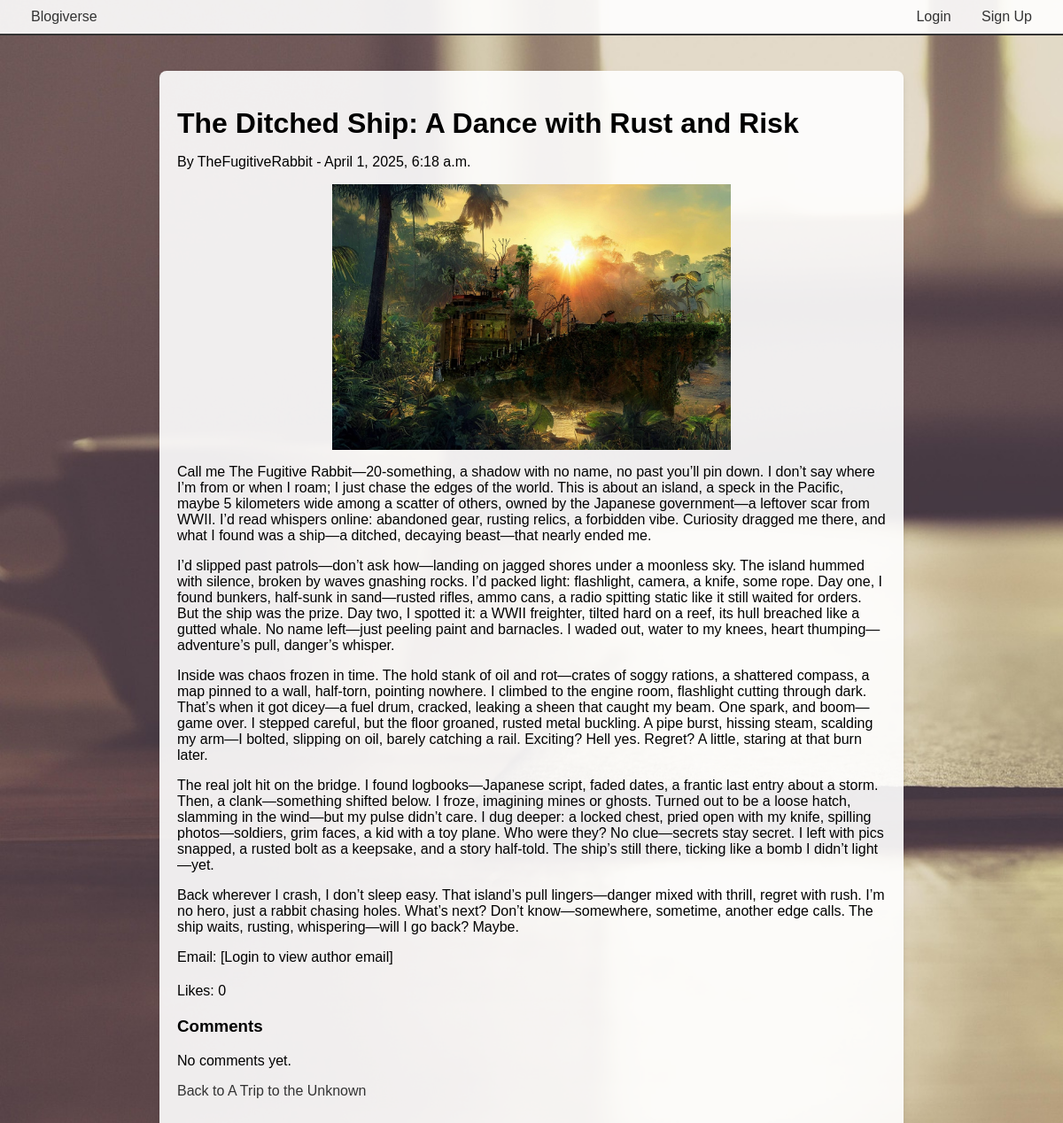
Page /blogs/post/12/ on the earlier database version.
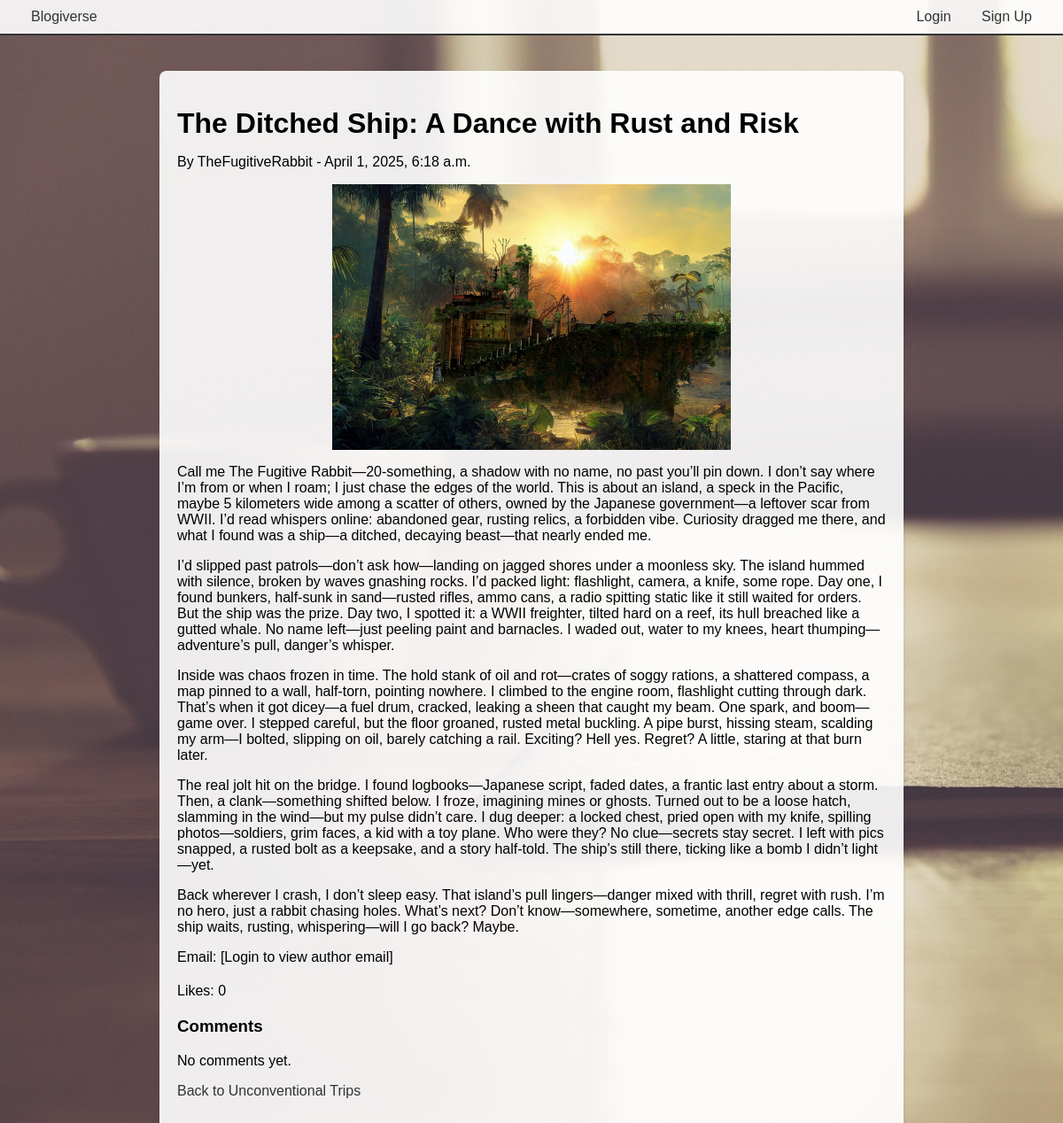
Same page on the later database version.
### blogs/models.py (models this page shows, shortened)
class BlogPost(models.Model):
    title = models.CharField(max_length=200)
    content = models.TextField()
    author = models.ForeignKey(User, on_delete=models.CASCADE)
    forum = models.ForeignKey(Forum, on_delete=models.CASCADE, default=1)
    created_at = models.DateTimeField(auto_now_add=True)
    photo = models.ImageField(upload_to='blog_photos/', blank=True, null=True)
    likes = models.ManyToManyField(User, related_name='liked_posts', blank=True)

class Forum(models.Model):
    name = models.CharField(max_length=100, unique=True)
    description = models.TextField(blank=True)
    created_at = models.DateTimeField(auto_now_add=True)

### blogs/views.py (the view)
# urls.py: path('blogs/post/<int:post_id>/', views.blog_detail, name='blog_detail'),
def blog_detail(request, post_id):
    post = get_object_or_404(BlogPost, id=post_id)
    return render(request, 'blogs/blog_detail.html', {'post': post})

### templates/blogs/blog_detail.html (shortened to what this page needs)
{% extends 'base.html' %}
{% block content %}
    <div class="post-container">
        <h1>{{ post.title }}</h1>
        <p>By {{ post.author }} - {{ post.created_at }}</p>
        {% if post.photo %}
            <img src="{{ post.photo.url }}" alt="{{ post.author }}'s photo">
        {% endif %}
        <div>{{ post.content|linebreaks }}</div>
        {% if user.is_authenticated %}
            <p>Email: <a href="mailto:{{ post.author.email }}">{{ post.author.email }}</a></p>
        {% else %}
            <p>Email: [Login to view author email]</p>
        {% endif %}
        <div class="likes">
            <p>Likes: {{ post.likes.count }}</p>
        </div>
        <div class="comments">
            <h3>Comments</h3>
            {% for comment in post.comments.all %}
                <div class="comment">
                    <p>{{ comment.content }}</p>
                    <small>By {{ comment.author }} - {{ comment.created_at }}</small>
                </div>
            {% empty %}
                <p>No comments yet.</p>
            {% endfor %}
        </div>
        <p><a href="{% url 'topic_list' forum_name=post.forum.name %}">Back to {{ post.forum.name }}</a></p>
    </div>
{% endblock %}

### templates/base.html (shortened to what this page needs)
<!DOCTYPE html>
<html lang="en">
<head>
</head>
<body>
    <div class="navbar">
        <a href="{% url 'home' %}">Blogiverse</a>
        <div>
            {% if user.is_authenticated %}
                <a href="#">Welcome, {{ user.username }}</a>
                <a href="{% url 'create_post' %}">Create Post</a>
                {% if user.is_staff %}
                    <a href="{% url 'create_forum' %}">Create Forum</a>
                {% endif %}
                <a href="{% url 'account_logout' %}">Logout</a>
            {% else %}
                <a href="{% url 'account_login' %}">Login</a>
                <a href="{% url 'account_signup' %}">Sign Up</a>
            {% endif %}
        </div>
    </div>
    <div class="content">
        {% block content %}{% endblock %}
    </div>
</body>
</html>

### templates/base.html (style rules this page uses)
body { font-family: Arial, sans-serif; margin: 0; background-image: url('/static/images/background.jpg'); background-size: cover; min-height: 100vh; }
.navbar { background-color: rgba(255, 255, 255, 0.9); padding: 10px 20px; border-bottom: 2px solid #333; display: flex; justify-content: space-between; align-items: center; }
.navbar a { color: #333; text-decoration: none; margin: 0 15px; }
.content { padding: 20px; }

### templates/blogs/blog_detail.html (style rules this page uses)
body { background-image: url('/static/images/background.jpg'); background-size: cover; min-height: 100vh; margin: 0; }
.post-container { max-width: 800px; margin: 20px auto; padding: 20px; background-color: rgba(255, 255, 255, 0.9); border-radius: 8px; box-shadow: 0 4px 6px rgba(0, 0, 0, 0.1); }
.post-container h1 { margin-bottom: 10px; }
.post-container img { width: 100%; max-width: 800px; max-height: 300px; object-fit: contain; border-radius: 5px; margin: 15px 0; display: block; }
.post-container a { color: #333; text-decoration: none; }
.likes { margin: 20px 0; }
.comments { margin-top: 20px; }

Differences in the rows shown:
changed BlogPost "The Ditched Ship: A Dance with Rust and Risk": forum.name "A Trip to the Unknown" → "Unconventional Trips"
